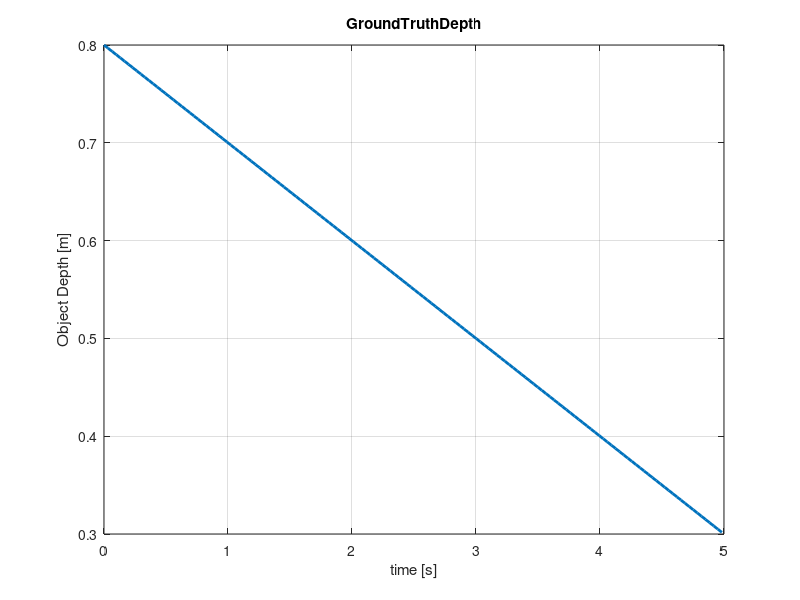
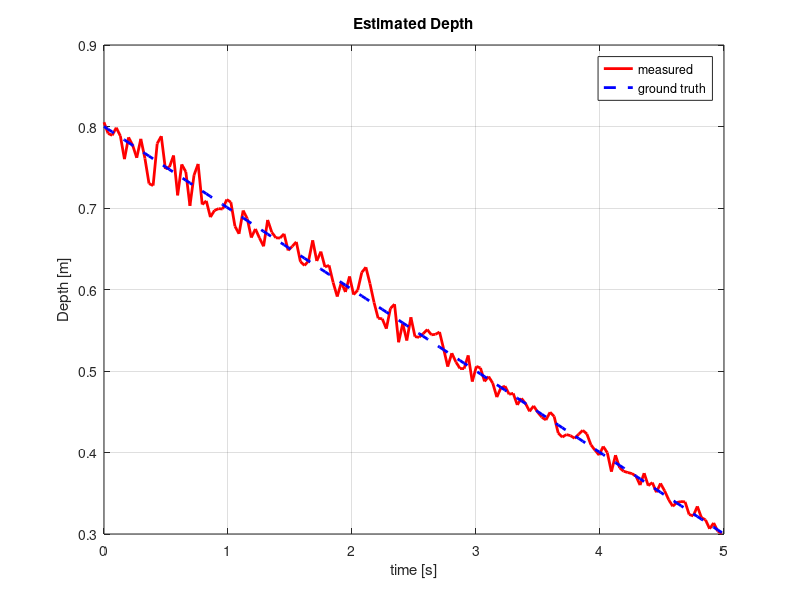
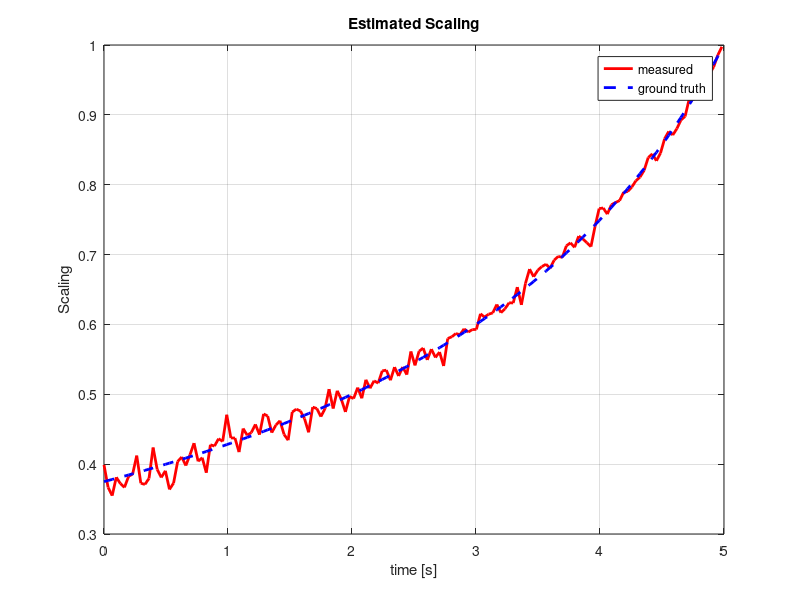

The MATLAB source for these figures, in order:
clear all
close all

set(0, 'DefaultLineLineWidth', 2) 

%% config
%true depth
% sampling time 
ST = 0.033 %33ms
END = 5.0 % 5sec simulation
STEREO_NOISE_S = 1; % 1px sigma for stereo disparity noise
MONO_NOISE_S = 1; % 1?? sigma for monocular distance estimation noise

%% make ground truth data 
t = (0:ST:END).'; %time 
len = size(t,1);
freq =0.4;
Z = 0.3 + 0.1*sin(2*pi*freq*t);% 300mm +- 100mm
VZ = 2*pi*freq*0.1*cos(2*pi*freq*t);
Z = 0.8 - 0.1*t;% 300mm +- 100mm
VZ = -0.1+0*t;

%% Noisy Observation 
BF = 0.065*400; % base line * focal length
StereoNoise = STEREO_NOISE_S * randn(length(t),1);
Disp = BF./Z + StereoNoise;


mDisp = Disp;
INFF = 1000000000;
mDisp(mDisp>BF/0.275) = INFF;

figure(1);
plot(t,Z)
title('GroundTruthDepth')
xlabel('time [s]')
ylabel('Object Depth [m]')
grid on;
figure(2)
plot(t,BF./mDisp,'r',t,Z,'b--')
title('Estimated Depth')
xlabel('time [s]')
ylabel('Depth [m]')
legend('measured','ground truth')
grid on;

%% Noisy Monocluar Obserbation
Z0 = 0.3 % the real distance template is taken
IMG_SIZE = 600/2% 300 times 300 pix template
MonoNoise = MONO_NOISE_S*randn(length(t),1); % sigma = 1px image noise 
Snoise = 2./(Z0./Z * IMG_SIZE).* MonoNoise;
Scale = Z0./Z + Snoise;

figure(3);
plot(t,Scale,'r',t,Z0./Z,'b--')
title('Estimated Scaling')
xlabel('time [s]')
ylabel('Scaling')
legend('measured','ground truth')
grid on;
